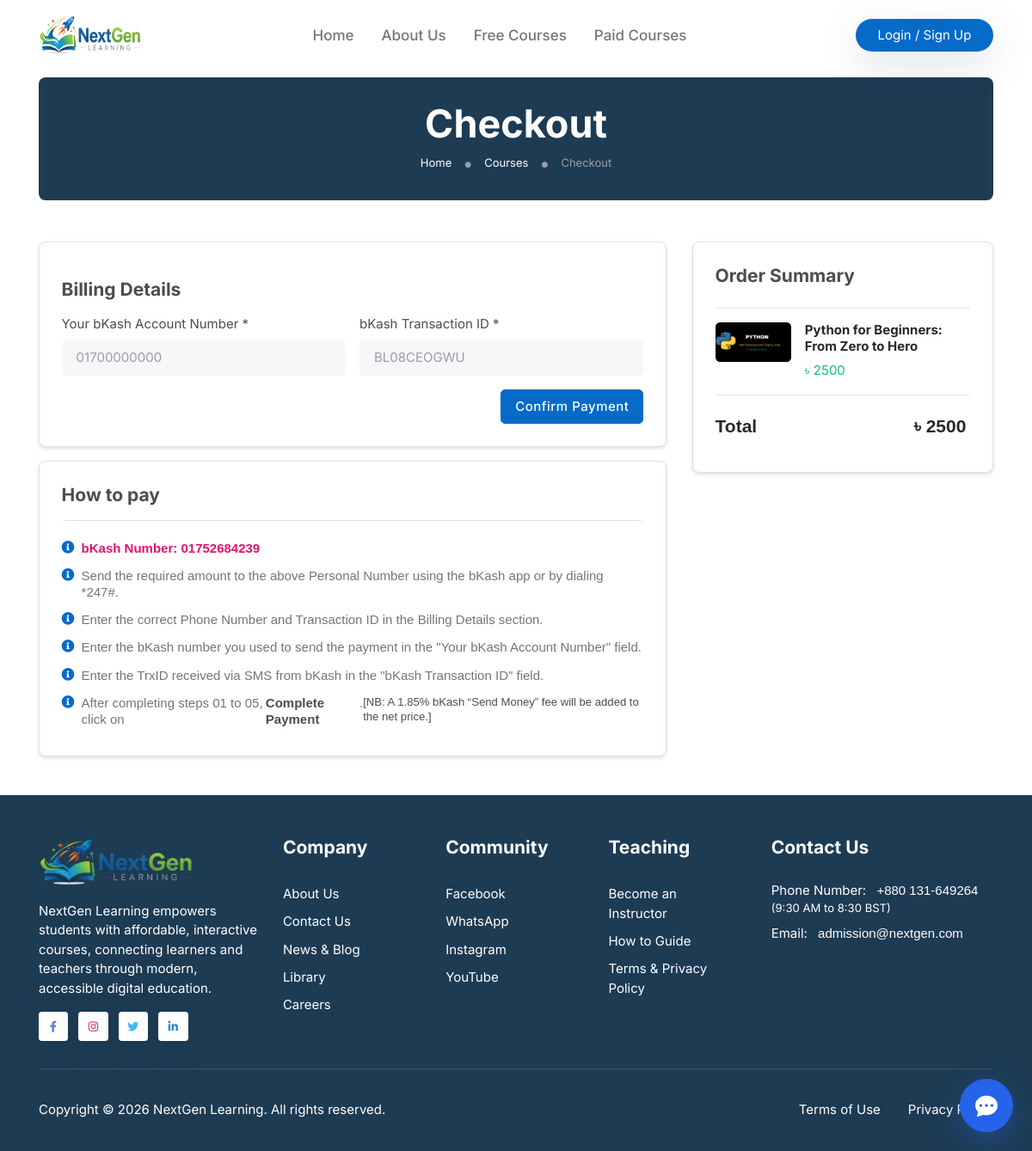
Page /checkout.php?id=34 on the committed database.
### tables this page shows
CREATE TABLE `courses` (
  `id` bigint(20) NOT NULL,
  `title` varchar(255) NOT NULL,
  `short_desc` text NOT NULL,
  `description` text NOT NULL,
  `thumbnail` varchar(255) NOT NULL,
  `video` varchar(255) NOT NULL,
  `duration` varchar(255) NOT NULL,
  `instructor` int(11) DEFAULT NULL,
  `price` varchar(255) NOT NULL,
  `total_lectures` int(11) NOT NULL,
  `language` varchar(11) NOT NULL,
  `instructor_id` int(11) NOT NULL,
  `status` varchar(255) NOT NULL DEFAULT 'upcomming',
  `created_at` datetime NOT NULL DEFAULT current_timestamp(),
  `updated_at` datetime NOT NULL DEFAULT current_timestamp() ON UPDATE current_timestamp(),
  `upcoming` varchar(20) DEFAULT 'live'
);

### includes/get_course_by_id.php (called while the page is built, shortened)
<?php
function get_course($conn, $course_id)
{
  $course_id = mysqli_real_escape_string($conn, $course_id);
  $sql = "SELECT * FROM courses WHERE id = '$course_id'";
  $result = mysqli_query($conn, $sql);
  $course = mysqli_fetch_assoc($result);
  return $course;
}

### checkout.php (the view, shortened to what this page needs)
<?php
include('includes/db.php');
include('includes/get_course_by_id.php');
$course = get_course($conn, $_GET['id']);
?>
<section class="py-0">
  <div class="container">
    <div class="row">
      <div class="col-12">
        <div class="bg-blue p-4 text-center rounded-3">
          <h1 class="m-0 text-white">Checkout</h1>
          <div class="d-flex justify-content-center">
            <nav aria-label="breadcrumb">
              <ol class="breadcrumb breadcrumb-dots mb-0">
                <li class="breadcrumb-item text-white"><a href="index.php" class="text-white">Home</a></li>
                <li class="breadcrumb-item text-white"><a href="our_courses.php" class="text-white">Courses</a></li>
                <li class="breadcrumb-item active" aria-current="page" class="text-white">Checkout</li>
              </ol>
            </nav>
          </div>
        </div>
      </div>
    </div>
  </div>
</section>
<section class="pt-5">
  <div class="container">
    <div class="row">
      <div class="col-12 col-md-8">
        <div class="card card-body shadow-sm border p-4">
          <h5 class="mb-0 mt-3">Billing Details</h5>
          <form action="includes/process_payment.php" method="POST" class="row g-3 mt-0">
            <div class="col-md-6 bg-light-input">
              <label for="mobileNumber" class="form-label">Your bKash Account Number *</label>
              <input type="tel" class="form-control" name="phone" id="mobileNumber" placeholder="01700000000" maxlength="11"  pattern="[0-9]{11}"  required>
            </div>
            <div class="col-md-6 bg-light-input">
              <label for="trnx_id" class="form-label">bKash Transaction ID *</label>
              <input type="text" class="form-control" name="tnx_id" id="trnx_id" placeholder="BL08CEOGWU" maxlength="10"  required>
            </div>
            <div class="col-12 text-end">
              <button type="submit" class="btn btn-primary mb-0">Confirm Payment</button>
            </div>
          </form>
        </div>
        <div class="card card-body shadow-sm border p-4 mt-3">
          <h5 class="mb-3">How to pay</h5>
          <ul class="list-group list-group-borderless pt-3">
            <li class="list-group-item h6 fw-light d-flex mb-0">
              <i class="fas fa-info-circle text-primary me-2"></i>
              <strong style="color: #E2136E;">bKash Number: 01752684239</strong>
            </li>
            <li class="list-group-item h6 fw-light d-flex mb-0">
              <i class="fas fa-info-circle text-primary me-2"></i>
              Send the required amount to the above Personal Number using the bKash app or by dialing *247#.
            </li>
            <li class="list-group-item h6 fw-light d-flex mb-0">
              <i class="fas fa-info-circle text-primary me-2"></i>
              Enter the correct Phone Number and Transaction ID in the Billing Details section.
            </li>
            <li class="list-group-item h6 fw-light d-flex mb-0">
              <i class="fas fa-info-circle text-primary me-2"></i>
              Enter the bKash number you used to send the payment in the "Your bKash Account Number" field.
            </li>
            <li class="list-group-item h6 fw-light d-flex mb-0">
              <i class="fas fa-info-circle text-primary me-2"></i>
              Enter the TrxID received via SMS from bKash in the "bKash Transaction ID" field.
            </li>
            <li class="list-group-item h6 fw-light d-flex mb-0">
              <i class="fas fa-info-circle text-primary me-2"></i>
              After completing steps 01 to 05, click on <strong>Complete Payment</strong>.
              <small>[NB: A 1.85% bKash “Send Money” fee will be added to the net price.]</small>
            </li>
          </ul>
        </div>
      </div>
      <div class="col-12 col-md-4">
        <div class="card shadow-sm card-body border p-4">
          <h5 class="mb-2">Order Summary</h5>
          <hr>
          <div class="row g-3">
            <div class="col-sm-4">
              <img class="rounded" src="./uploads/img/thumbnails/<?= $course['thumbnail'] ?>" alt="">
            </div>
            <div class="col-sm-8">
              <h6 class="mb-0"><a href="#"><?= $course['title'] ?></a></h6>
              <div class="d-flex justify-content-between align-items-center mt-2">
                <span class="text-success">৳ <?= $course['price'] ?></span>
              </div>
            </div>
          </div>
          <hr>
          <ul class="list-group list-group-borderless mb-2" style="border: 0;">
            <li class="list-group-item px-0 d-flex justify-content-between">
              <span class="h5 mb-0">Total</span>
              <span class="h5 mb-0">৳ <?= $course['price'] ?></span>
            </li>
          </ul>
        </div>
      </div>
    </div>
  </div>
</section>
<?php
include('layouts/website.php');
?>

### layouts/website.php (style rules this page uses)
body, h1, h2, h3, h4, h5, h6, span, p { font-family: "Inter", sans-serif; }

### rows in the picture
courses: thumbnail (picture), title "Python for Beginners: From Zero to Hero", price "2500"
